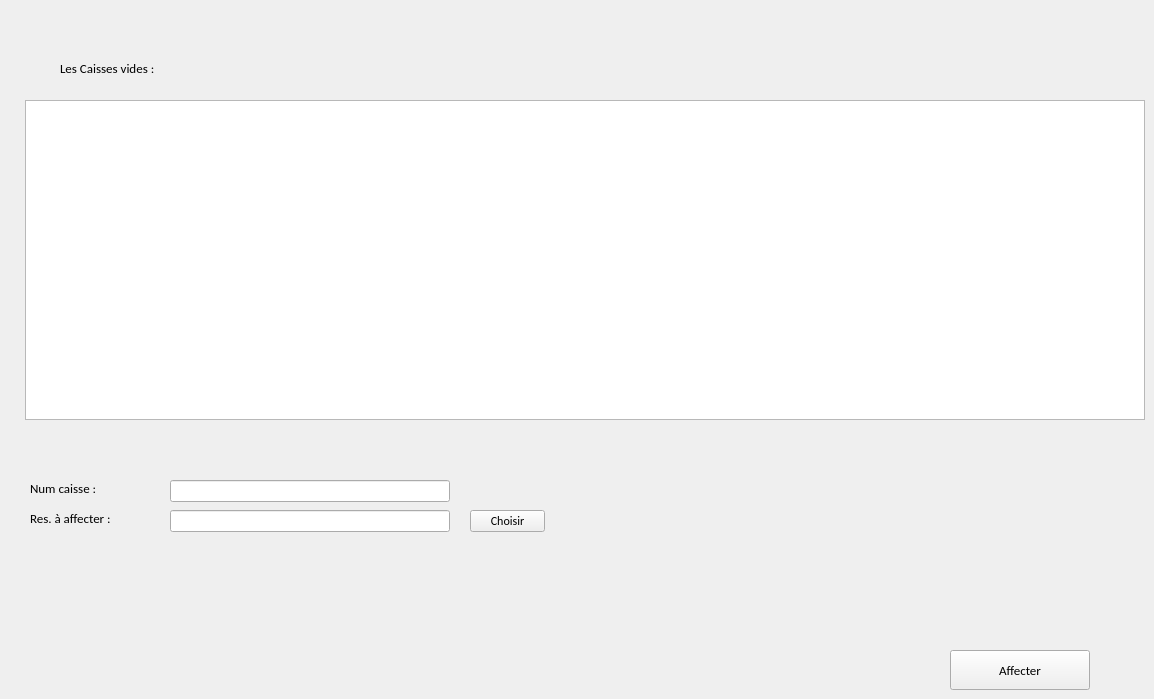
      <widget class="QWidget" name="AffecterCTW">
       <attribute name="title">
        <string>Affecter Res.</string>
       </attribute>
       <widget class="QLabel" name="CaisseVide">
        <property name="geometry">
         <rect>
          <x>60</x>
          <y>60</y>
          <width>130</width>
          <height>16</height>
         </rect>
        </property>
        <property name="font">
         <font>
          <family>Calibri</family>
          <pointsize>10</pointsize>
         </font>
        </property>
        <property name="text">
         <string>Les Caisses vides :</string>
        </property>
       </widget>
       <widget class="QLabel" name="naffect">
        <property name="geometry">
         <rect>
          <x>30</x>
          <y>480</y>
          <width>80</width>
          <height>16</height>
         </rect>
        </property>
        <property name="font">
         <font>
          <family>Calibri</family>
          <pointsize>10</pointsize>
         </font>
        </property>
        <property name="cursor">
         <cursorShape>ArrowCursor</cursorShape>
        </property>
        <property name="text">
         <string>Num caisse :</string>
        </property>
       </widget>
       <widget class="QLineEdit" name="numAffecter">
        <property name="geometry">
         <rect>
          <x>170</x>
          <y>480</y>
          <width>280</width>
          <height>22</height>
         </rect>
        </property>
        <property name="inputMask">
         <string/>
        </property>
        <property name="text">
         <string/>
        </property>
       </widget>
       <widget class="QLineEdit" name="ResAffecter">
        <property name="enabled">
         <bool>true</bool>
        </property>
        <property name="geometry">
         <rect>
          <x>170</x>
          <y>510</y>
          <width>280</width>
          <height>22</height>
         </rect>
        </property>
        <property name="font">
         <font>
          <kerning>true</kerning>
         </font>
        </property>
        <property name="acceptDrops">
         <bool>false</bool>
        </property>
       </widget>
       <widget class="QPushButton" name="Affecter">
        <property name="geometry">
         <rect>
          <x>950</x>
          <y>650</y>
          <width>140</width>
          <height>40</height>
         </rect>
        </property>
        <property name="font">
         <font>
          <family>Calibri</family>
          <pointsize>10</pointsize>
         </font>
        </property>
        <property name="text">
         <string>Affecter</string>
        </property>
       </widget>
       <widget class="QPushButton" name="ChoiResAffecter">
        <property name="enabled">
         <bool>true</bool>
        </property>
        <property name="geometry">
         <rect>
          <x>470</x>
          <y>510</y>
          <width>75</width>
          <height>22</height>
         </rect>
        </property>
        <property name="font">
         <font>
          <family>Calibri</family>
          <pointsize>9</pointsize>
         </font>
        </property>
        <property name="text">
         <string>Choisir</string>
        </property>
       </widget>
       <widget class="QLabel" name="raffect">
        <property name="enabled">
         <bool>true</bool>
        </property>
        <property name="geometry">
         <rect>
          <x>30</x>
          <y>510</y>
          <width>130</width>
          <height>16</height>
         </rect>
        </property>
        <property name="font">
         <font>
          <family>Calibri</family>
          <pointsize>10</pointsize>
         </font>
        </property>
        <property name="cursor">
         <cursorShape>ArrowCursor</cursorShape>
        </property>
        <property name="text">
         <string>Res. à affecter :</string>
        </property>
       </widget>
       <widget class="QTableView" name="TableAffecter">
        <property name="geometry">
         <rect>
          <x>25</x>
          <y>100</y>
          <width>1120</width>
          <height>320</height>
         </rect>
        </property>
       </widget>
      </widget>
